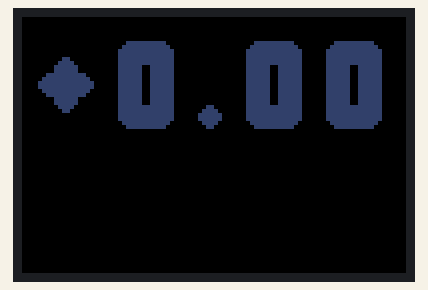
Simulated run of this sketch. Board: Raspberry Pi Pico. Parts: 96×64 colour display. What the sketch prints to the serial monitor is not drawn.

Above: at 2.18 s.
At 6.86 s:
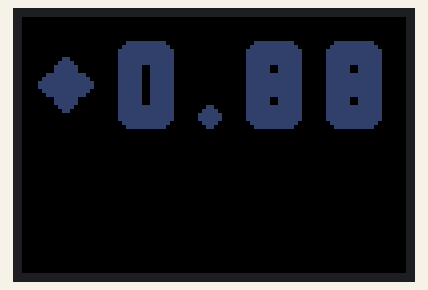
At 11.62 s:
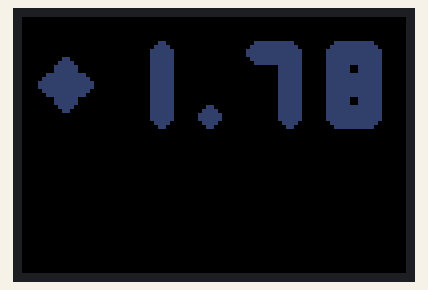
At 21.06 s:
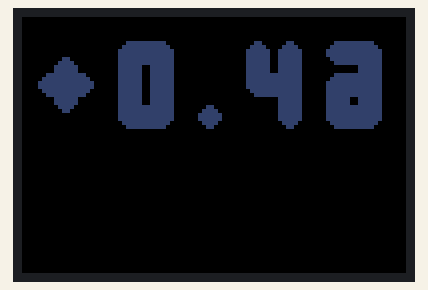
At 30.52 s:
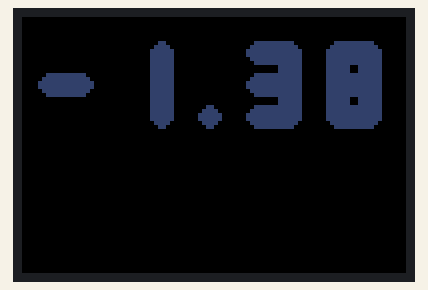
At 39.93 s:
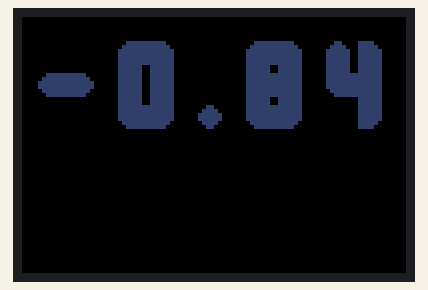

The sketch:

Segment_number_test.ino
```cpp
/******************************************
Created by: Mason Newman
Date: February 2026

Originally written for Seeed Studio Xiao ESP32S3 Sense

This sketch was written to test displaying dynamic custom numbers on the Adafruit 0.96" color OLED.
The OLED uses a SSD1331 driver board that receives data over SPI.
This is done since not all display driver libraries supoport text the same way.
This will allow for uniform dynamic numeric text aplication accross many HMIs.
The sketch will outline:
    - How to create and display numbers using hardware accelerated shapes
******************************************/


#include <Adafruit_GFX.h>
#include <Adafruit_SSD1331.h>
#include <SPI.h>

#define show endWrite
#define clear() fillScreen(0)  // not sure what this is yet

// User customizable OLED pin mapping
// Pi Pico 2W:
// OC: GP15
// RST: GP14
// DC: GP13
// Xiao ESP32S3 (use GPIO numbers)
// OC: D6, GPIO43
// RST: D7, GPIO44
// DC: D5, GPIO6
#define cs 43
#define rst 44
#define dc 6
Adafruit_SSD1331 display = Adafruit_SSD1331(&SPI, cs, dc, rst);

const int screenWidth = 96;
const int screenHeight = 64;

void setup() {
  Serial.begin(115200);
  display.begin();  // Default is 40Mhz
  display.setTextWrap(false);
  display.setAddrWindow(0, 0, screenWidth, screenHeight);  // Setting screen size
  display.fillScreen(0xfafa);
  display.show();
  delay(1000);
  display.clear();
  display.setRotation(2);
  Serial.println("display init done");
  delay(1000);
  display.clear();
}

int i = 0;
const int maxNum = 199;
const int countDelay = 50;
int direction = 1;
const int longEdge = 14;
const int shortEdge = 6;
const int digitSpacing = longEdge + shortEdge;
const int radius = shortEdge / 2;

void loop() {
  drawInt3Digits(i, screenWidth - shortEdge - longEdge, shortEdge, 0x320d);
  i += direction;

  if (i >= maxNum) {
    i = maxNum;
    direction = -1;
  }

  if (i <= -maxNum) {
    i = -maxNum;
    direction = 1;
  }
  delay(countDelay);
}


void drawInt3Digits(int value, int baseX, int baseY, uint16_t color) {
  display.fillRect(baseX - (2 * digitSpacing) - (shortEdge * 2), baseY, (longEdge * 3) + (shortEdge * 3), (longEdge * 2) - shortEdge, 0x0000);  //clear digit area
  display.fillRoundRect(baseX - longEdge - (shortEdge * 3), baseY + (longEdge * 2) - (shortEdge * 2), shortEdge, shortEdge, radius, color);                  // draw decimal point
  int minusX = baseX - (digitSpacing * 3) - (shortEdge * 2);
  int minusW = longEdge;

  int minusY = baseY + longEdge - shortEdge;
  int minusH = shortEdge;

  int plusBarX = minusX + (minusW / 2) - (shortEdge / 2);
  int plusBarY = baseY + (longEdge / 2) - (shortEdge / 2);
  int plusBarH = longEdge;

  if (value >= 0) {
    display.fillRoundRect(plusBarX, plusBarY, shortEdge, plusBarH, radius, color);  // vertical bar (+)
  } else {
    display.fillRoundRect(plusBarX, plusBarY, shortEdge, plusBarH, radius, 0x0000);
  }

  display.fillRoundRect(minusX, minusY, minusW, minusH, radius, color);  // minus sign

  value = abs(value);
  value = constrain(value, 0, 999);

  // Extract digits
  int ones = value % 10;
  int tens = (value / 10) % 10;
  int hundreds = (value / 100) % 10;


  drawNumber(ones, baseX, baseY, color);
  if (value < 10) {
    drawNumber(0, baseX - digitSpacing, baseY, color);
    drawNumber(0, baseX - (digitSpacing * 2) - (shortEdge * 2), baseY, color);
  }

  if (value >= 10 && value < 100) {
    drawNumber(tens, baseX - digitSpacing, baseY, color);
    drawNumber(0, baseX - (digitSpacing * 2) - (shortEdge * 2), baseY, color);
  }

  if (value >= 100) {
    drawNumber(tens, baseX - digitSpacing, baseY, color);
    drawNumber(hundreds, baseX - (digitSpacing * 2) - (shortEdge * 2), baseY, color);
  }
}

void drawNumber(int numberDraw, int numXLoc, int numYLoc, uint16_t numColor) {
  // 1 = b, c
  // 2 = a, b, d, e, g
  // 3 = a, b, c, d, g
  // 4 = b, c, f, g
  // 5 = a, c, d, f, g
  // 6 = a, c, d, e, f, g
  // 7 = a, b, c
  // 8 = a, b, c, d, e, f, g
  // 9 = a, b, c, d, f, g
  // 0 = a, b, c, d, e, f
  if (numberDraw == 1) {
    // display.fillRoundRect(numXLoc, numYLoc, longEdge, shortEdge, radius, numColor);   // a
    display.fillRoundRect(numXLoc + longEdge - shortEdge, numYLoc, shortEdge, longEdge, radius, numColor);                         // b
    display.fillRoundRect(numXLoc + longEdge - shortEdge, numYLoc + longEdge - shortEdge, shortEdge, longEdge, radius, numColor);  // c
    // display.fillRoundRect(numXLoc, numYLoc + (longEdge * 2) - (shortEdge * 2), longEdge, shortEdge, radius, numColor);   // d
    // display.fillRoundRect(numXLoc, numYLoc + longEdge - shortEdge, shortEdge, longEdge, radius, numColor);   // e
    // display.fillRoundRect(numXLoc, numYLoc, shortEdge, longEdge, radius, numColor);   // f
    // display.fillRoundRect(numXLoc, numYLoc + longEdge - shortEdge, longEdge, shortEdge, radius, numColor);   // g
  }
  if (numberDraw == 2) {
    display.fillRoundRect(numXLoc, numYLoc, longEdge, shortEdge, radius, numColor);                         // a
    display.fillRoundRect(numXLoc + longEdge - shortEdge, numYLoc, shortEdge, longEdge, radius, numColor);  // b
    // display.fillRoundRect(numXLoc + longEdge - shortEdge, numYLoc + longEdge -shortEdge, shortEdge, longEdge, radius, numColor);   // c
    display.fillRoundRect(numXLoc, numYLoc + (longEdge * 2) - (shortEdge * 2), longEdge, shortEdge, radius, numColor);  // d
    display.fillRoundRect(numXLoc, numYLoc + longEdge - shortEdge, shortEdge, longEdge, radius, numColor);              // e
    // display.fillRoundRect(numXLoc, numYLoc, shortEdge, longEdge, radius, numColor);   // f
    display.fillRoundRect(numXLoc, numYLoc + longEdge - shortEdge, longEdge, shortEdge, radius, numColor);  // g
  }
  if (numberDraw == 3) {
    display.fillRoundRect(numXLoc, numYLoc, longEdge, shortEdge, radius, numColor);                                                // a
    display.fillRoundRect(numXLoc + longEdge - shortEdge, numYLoc, shortEdge, longEdge, radius, numColor);                         // b
    display.fillRoundRect(numXLoc + longEdge - shortEdge, numYLoc + longEdge - shortEdge, shortEdge, longEdge, radius, numColor);  // c
    display.fillRoundRect(numXLoc, numYLoc + (longEdge * 2) - (shortEdge * 2), longEdge, shortEdge, radius, numColor);             // d
    // display.fillRoundRect(numXLoc, numYLoc + longEdge - shortEdge, shortEdge, longEdge, radius, numColor);   // e
    // display.fillRoundRect(numXLoc, numYLoc, shortEdge, longEdge, radius, numColor);   // f
    display.fillRoundRect(numXLoc, numYLoc + longEdge - shortEdge, longEdge, shortEdge, radius, numColor);  // g
  }
  if (numberDraw == 4) {
    // display.fillRoundRect(numXLoc, numYLoc, longEdge, shortEdge, radius, numColor);   // a
    display.fillRoundRect(numXLoc + longEdge - shortEdge, numYLoc, shortEdge, longEdge, radius, numColor);                         // b
    display.fillRoundRect(numXLoc + longEdge - shortEdge, numYLoc + longEdge - shortEdge, shortEdge, longEdge, radius, numColor);  // c
    // display.fillRoundRect(numXLoc, numYLoc + (longEdge * 2) - (shortEdge * 2), longEdge, shortEdge, radius, numColor);   // d
    // display.fillRoundRect(numXLoc, numYLoc + longEdge - shortEdge, shortEdge, longEdge, radius, numColor);   // e
    display.fillRoundRect(numXLoc, numYLoc, shortEdge, longEdge, radius, numColor);                         // f
    display.fillRoundRect(numXLoc, numYLoc + longEdge - shortEdge, longEdge, shortEdge, radius, numColor);  // g
  }
  if (numberDraw == 5) {
    display.fillRoundRect(numXLoc, numYLoc, longEdge, shortEdge, radius, numColor);  // a
    // display.fillRoundRect(numXLoc + longEdge - shortEdge, numYLoc, shortEdge, longEdge, radius, numColor);   // b
    display.fillRoundRect(numXLoc + longEdge - shortEdge, numYLoc + longEdge - shortEdge, shortEdge, longEdge, radius, numColor);  // c
    display.fillRoundRect(numXLoc, numYLoc + (longEdge * 2) - (shortEdge * 2), longEdge, shortEdge, radius, numColor);             // d
    // display.fillRoundRect(numXLoc, numYLoc + longEdge - shortEdge, shortEdge, longEdge, radius, numColor);   // e
    display.fillRoundRect(numXLoc, numYLoc, shortEdge, longEdge, radius, numColor);                         // f
    display.fillRoundRect(numXLoc, numYLoc + longEdge - shortEdge, longEdge, shortEdge, radius, numColor);  // g
  }
  if (numberDraw == 6) {
    display.fillRoundRect(numXLoc, numYLoc, longEdge, shortEdge, radius, numColor);  // a
    // display.fillRoundRect(numXLoc + longEdge - shortEdge, numYLoc, shortEdge, longEdge, radius, numColor);   // b
    display.fillRoundRect(numXLoc + longEdge - shortEdge, numYLoc + longEdge - shortEdge, shortEdge, longEdge, radius, numColor);  // c
    display.fillRoundRect(numXLoc, numYLoc + (longEdge * 2) - (shortEdge * 2), longEdge, shortEdge, radius, numColor);             // d
    display.fillRoundRect(numXLoc, numYLoc + longEdge - shortEdge, shortEdge, longEdge, radius, numColor);                         // e
    display.fillRoundRect(numXLoc, numYLoc, shortEdge, longEdge, radius, numColor);                                                // f
    display.fillRoundRect(numXLoc, numYLoc + longEdge - shortEdge, longEdge, shortEdge, radius, numColor);                         // g
  }
  if (numberDraw == 7) {
    display.fillRoundRect(numXLoc, numYLoc, longEdge, shortEdge, radius, numColor);                                                // a
    display.fillRoundRect(numXLoc + longEdge - shortEdge, numYLoc, shortEdge, longEdge, radius, numColor);                         // b
    display.fillRoundRect(numXLoc + longEdge - shortEdge, numYLoc + longEdge - shortEdge, shortEdge, longEdge, radius, numColor);  // c
    // display.fillRoundRect(numXLoc, numYLoc + (longEdge * 2) - (shortEdge * 2), longEdge, shortEdge, radius, numColor);   // d
    // display.fillRoundRect(numXLoc, numYLoc + longEdge - shortEdge, shortEdge, longEdge, radius, numColor);   // e
    // display.fillRoundRect(numXLoc, numYLoc, shortEdge, longEdge, radius, numColor);   // f
    // display.fillRoundRect(numXLoc, numYLoc + longEdge - shortEdge, longEdge, shortEdge, radius, numColor);   // g
  }
  if (numberDraw == 8) {
    display.fillRoundRect(numXLoc, numYLoc, longEdge, shortEdge, radius, numColor);                                                // a
    display.fillRoundRect(numXLoc + longEdge - shortEdge, numYLoc, shortEdge, longEdge, radius, numColor);                         // b
    display.fillRoundRect(numXLoc + longEdge - shortEdge, numYLoc + longEdge - shortEdge, shortEdge, longEdge, radius, numColor);  // c
    display.fillRoundRect(numXLoc, numYLoc + (longEdge * 2) - (shortEdge * 2), longEdge, shortEdge, radius, numColor);             // d
    display.fillRoundRect(numXLoc, numYLoc + longEdge - shortEdge, shortEdge, longEdge, radius, numColor);                         // e
    display.fillRoundRect(numXLoc, numYLoc, shortEdge, longEdge, radius, numColor);                                                // f
    display.fillRoundRect(numXLoc, numYLoc + longEdge - shortEdge, longEdge, shortEdge, radius, numColor);                         // g
  }
  if (numberDraw == 9) {
    display.fillRoundRect(numXLoc, numYLoc, longEdge, shortEdge, radius, numColor);                                                // a
    display.fillRoundRect(numXLoc + longEdge - shortEdge, numYLoc, shortEdge, longEdge, radius, numColor);                         // b
    display.fillRoundRect(numXLoc + longEdge - shortEdge, numYLoc + longEdge - shortEdge, shortEdge, longEdge, radius, numColor);  // c
    display.fillRoundRect(numXLoc, numYLoc + (longEdge * 2) - (shortEdge * 2), longEdge, shortEdge, radius, numColor);             // d
    // display.fillRoundRect(numXLoc, numYLoc + longEdge - shortEdge, shortEdge, longEdge, radius, numColor);   // e
    display.fillRoundRect(numXLoc, numYLoc, shortEdge, longEdge, radius, numColor);                         // f
    display.fillRoundRect(numXLoc, numYLoc + longEdge - shortEdge, longEdge, shortEdge, radius, numColor);  // g
  }
  if (numberDraw == 0) {
    display.fillRoundRect(numXLoc, numYLoc, longEdge, shortEdge, radius, numColor);                                                // a
    display.fillRoundRect(numXLoc + longEdge - shortEdge, numYLoc, shortEdge, longEdge, radius, numColor);                         // b
    display.fillRoundRect(numXLoc + longEdge - shortEdge, numYLoc + longEdge - shortEdge, shortEdge, longEdge, radius, numColor);  // c
    display.fillRoundRect(numXLoc, numYLoc + (longEdge * 2) - (shortEdge * 2), longEdge, shortEdge, radius, numColor);             // d
    display.fillRoundRect(numXLoc, numYLoc + longEdge - shortEdge, shortEdge, longEdge, radius, numColor);                         // e
    display.fillRoundRect(numXLoc, numYLoc, shortEdge, longEdge, radius, numColor);                                                // f
    // display.fillRoundRect(numXLoc, numYLoc + longEdge - shortEdge, longEdge, shortEdge, radius, numColor);   // g
  }
}
```
